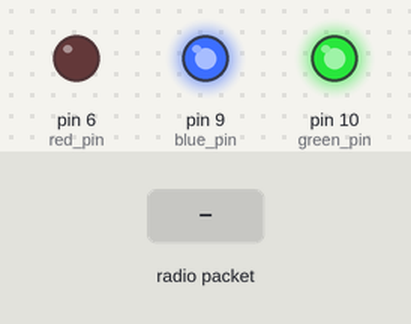
A sketch run on a simulated Arduino Uno, built with avr-gcc and run on an emulated ATmega328P. On the bench: output pins drawn as LEDs (lit = HIGH). The inputs (shaded band) are chosen by the test bench. No radio packets arrive unless stated; what the sketch prints to the serial monitor is not drawn.

Above: at 1.2 s.
1.3 s: radio packet "1" arrives
Timing chart, 0 to 4.3 s (numbered marks = the images above; inputs shaded):
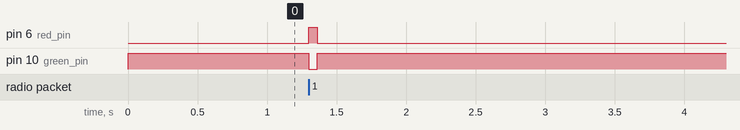

Measured:
- after the input at 1.3 s, pin 6 (red_pin): LOW → HIGH at once, → LOW 0.06 s later; pin 10 (green_pin): HIGH → LOW at once, → HIGH 0.06 s later

The sketch:

rf95_server.ino
```cpp
// rf95_server.pde
// -*- mode: C++ -*-
// Example sketch showing how to create a simple messageing server
// with the RH_RF95 class. RH_RF95 class does not provide for addressing or
// reliability, so you should only use RH_RF95  if you do not need the higher
// level messaging abilities.
// It is designed to work with the other example rf95_client
// Tested with Anarduino MiniWirelessLoRa, Rocket Scream Mini Ultra Pro with
// the RFM95W, Adafruit Feather M0 with RFM95

#include <SPI.h>
#include <RH_RF95.h>

// Singleton instance of the radio driver
RH_RF95 rf95( 4, 3 );
//RH_RF95 rf95(5, 2); // Rocket Scream Mini Ultra Pro with the RFM95W
//RH_RF95 rf95(8, 3); // Adafruit Feather M0 with RFM95

// Need this on Arduino Zero with SerialUSB port (eg RocketScream Mini Ultra Pro)
//#define Serial SerialUSB

uint8_t  red_pin = 6 ;
uint8_t  blue_pin = 9 ;
uint8_t  green_pin = 10 ;
void setup()
{
  // Rocket Scream Mini Ultra Pro with the RFM95W only:
  // Ensure serial flash is not interfering with radio communication on SPI bus
//  pinMode(4, OUTPUT);
//  digitalWrite(4, HIGH);

  // set up led indicator
  pinMode(red_pin, OUTPUT);
  pinMode(blue_pin, OUTPUT ) ;
  pinMode(green_pin, OUTPUT ) ;

  digitalWrite( red_pin, LOW ) ;
  digitalWrite( blue_pin, HIGH ) ;
  digitalWrite( green_pin, HIGH ) ;

  Serial.begin(9600);
  while (!Serial) ; // Wait for serial port to be available

  //int rc = rf95.init ( ) ;
  if (!rf95.init())
  {
    Serial.println("init failed");
    digitalWrite( red_pin, HIGH ) ;
    digitalWrite( blue_pin, LOW ) ;
  }
  // Defaults after init are 434.0MHz, 13dBm, Bw = 125 kHz, Cr = 4/5, Sf = 128chips/symbol, CRC on

  // The default transmitter power is 13dBm, using PA_BOOST.
  // If you are using RFM95/96/97/98 modules which uses the PA_BOOST transmitter pin, then
  // you can set transmitter powers from 5 to 23 dBm:
  rf95.setTxPower(23, false);
}

void loop()
{
  if (rf95.available())
  {
    // Should be a message for us now
    uint8_t buf[RH_RF95_MAX_MESSAGE_LEN];
    uint8_t len = sizeof(buf);

    // Turn off red
    digitalWrite( red_pin, HIGH ) ;

    if (rf95.recv(buf, &len))
    {
      // turn on green
      digitalWrite( green_pin, LOW ) ;
      char msg[50] = { 0 } ;
      //RH_RF95::printBuffer("request: ", buf, len);
      strncpy ( msg, buf, len ) ;

      // format data output
      // millis,msg,rssi
      Serial.print( millis ( ) ) ;
      Serial.print( "," ) ;
      Serial.print(msg);
      Serial.print( "," ) ;
      Serial.println(rf95.lastRssi(), DEC);

      // Send a reply
      uint8_t data[] = "And hello back to you";
      rf95.send(data, sizeof(data));
      rf95.waitPacketSent();
      //Serial.println("Sent a reply");

      // turn off green
       digitalWrite(green_pin, HIGH);

       // turn on red
       digitalWrite( red_pin, LOW ) ;
    }
    else
    {
      //Serial.println("recv failed");

      // Flash blue for fail
      digitalWrite ( blue_pin, LOW ) ;
      delay( 500 ) ;
      digitalWrite( blue_pin, HIGH ) ;
    }
  }
}
```
